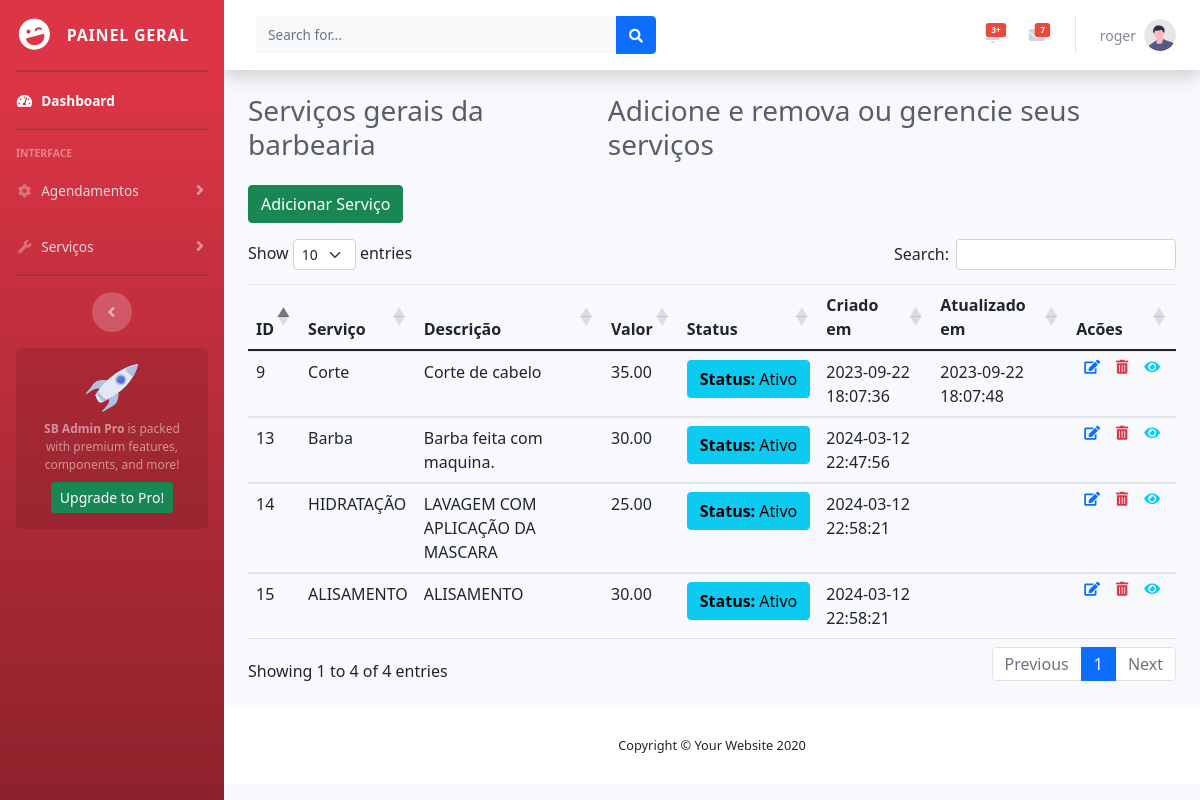
Screenshot of /admin/painel/servicos.php (signed in) with the database file from the repository.
### tables this page shows
CREATE TABLE `service_list` (
  `id` int(30) NOT NULL,
  `name` text NOT NULL,
  `description` text NOT NULL,
  `cost` decimal(10,2) NOT NULL DEFAULT '0.00',
  `status` tinyint(1) NOT NULL DEFAULT '1',
  `date_created` datetime NOT NULL DEFAULT CURRENT_TIMESTAMP,
  `date_updated` datetime DEFAULT NULL ON UPDATE CURRENT_TIMESTAMP
);

### admin/painel/servicos.php (the view, shortened to what this page needs)
<?php
$username = $_SESSION["username"];
?>
<!DOCTYPE html>
<html lang="en">
<head>
    <link href="vendor/fontawesome-free/css/all.min.css" rel="stylesheet" type="text/css">
    <link rel="stylesheet" href="https://cdnjs.cloudflare.com/ajax/libs/twitter-bootstrap/5.3.0/css/bootstrap.min.css">
    <link rel="stylesheet" href="https://cdn.datatables.net/1.13.6/css/dataTables.bootstrap5.min.css">
    <link href="css/sb-admin-2.min.css" rel="stylesheet">
</head>
<body id="page-top">
    <div id="wrapper">
        <ul class="navbar-nav bg-gradient-primary sidebar sidebar-dark accordion" id="accordionSidebar">
            <a class="sidebar-brand d-flex align-items-center justify-content-center" href="index.php">
                <div class="sidebar-brand-icon rotate-n-15">
                    <i class="fas fa-laugh-wink"></i>
                </div>
                <div class="sidebar-brand-text mx-3">Painel Geral</div>
            </a>
            <hr class="sidebar-divider my-0">
            <li class="nav-item active">
                <a class="nav-link" href="index.php">
                    <i class="fas fa-fw fa-tachometer-alt"></i>
                    <span>Dashboard</span></a>
            </li>
            <hr class="sidebar-divider">
            <div class="sidebar-heading">
                Interface
            </div>
            <li class="nav-item">
                <a class="nav-link collapsed" href="#" data-toggle="collapse" data-target="#collapseTwo" aria-expanded="true" aria-controls="collapseTwo">
                    <i class="fas fa-fw fa-cog"></i>
                    <span>Agendamentos</span>
                </a>
            </li>
            <li class="nav-item">
                <a class="nav-link collapsed" href="#" data-toggle="collapse" data-target="#collapseUtilities" aria-expanded="true" aria-controls="collapseUtilities">
                    <i class="fas fa-fw fa-wrench"></i>
                    <span>Serviços</span>
                </a>
            </li>
            <hr class="sidebar-divider d-none d-md-block">
            <div class="text-center d-none d-md-inline">
                <button class="rounded-circle border-0" id="sidebarToggle"></button>
            </div>
            <div class="sidebar-card d-none d-lg-flex">
                <img class="sidebar-card-illustration mb-2" src="img/undraw_rocket.svg" alt="...">
                <p class="text-center mb-2"><strong>SB Admin Pro</strong> is packed with premium features, components, and more!</p>
                <a class="btn btn-success btn-sm" href="https://startbootstrap.com/theme/sb-admin-pro">Upgrade to Pro!</a>
            </div>
        </ul>
        <div id="content-wrapper" class="d-flex flex-column">
            <div id="content">
                <nav class="navbar navbar-expand navbar-light bg-white topbar mb-4 static-top shadow">
                    <form class="d-none d-sm-inline-block form-inline mr-auto ml-md-3 my-2 my-md-0 mw-100 navbar-search">
                        <div class="input-group">
                            <input type="text" class="form-control bg-light border-0 small" placeholder="Search for..." aria-label="Search" aria-describedby="basic-addon2">
                            <div class="input-group-append">
                                <button class="btn btn-primary" type="button">
                                    <i class="fas fa-search fa-sm"></i>
                                </button>
                            </div>
                        </div>
                    </form>
                    <ul class="navbar-nav ml-auto">
                        <li class="nav-item dropdown no-arrow mx-1">
                            <a class="nav-link dropdown-toggle" href="#" id="alertsDropdown" role="button" data-toggle="dropdown" aria-haspopup="true" aria-expanded="false">
                                <span class="badge badge-danger badge-counter">3+</span>
                            </a>
                        </li>
                        <li class="nav-item dropdown no-arrow mx-1">
                            <a class="nav-link dropdown-toggle" href="#" id="messagesDropdown" role="button" data-toggle="dropdown" aria-haspopup="true" aria-expanded="false">
                                <span class="badge badge-danger badge-counter">7</span>
                            </a>
                        </li>
                        <li class="nav-item dropdown no-arrow">
                            <a class="nav-link dropdown-toggle" href="#" id="userDropdown" role="button" data-toggle="dropdown" aria-haspopup="true" aria-expanded="false">
                                <span class="mr-2 d-none d-lg-inline text-gray-600 small"> <?php echo $username; ?></h2></span>
                                <img class="img-profile rounded-circle" src="img/undraw_profile.svg">
                            </a>
                        </li>
                    </ul>
                </nav>
                <div class="container my-4">
                <div class="d-sm-flex align-items-center justify-content-between mb-4">
                        <h1 class="h3 mb-0 text-gray-800">Serviços gerais da barbearia</h1>
                        <h2 class="h3 mb-0 text-gray-800">Adicione e remova ou gerencie seus serviços</h2>
                    </div>
                    <button type="button" class="btn btn-success mb-3" data-bs-toggle="modal" data-bs-target="#addModal">
                        Adicionar Serviço
                    </button>
                    <?php
                    $sql = "SELECT id, name, description, cost, status, date_created, date_updated FROM service_list";
                    $result = $conexao->query($sql);
                    if ($result->num_rows > 0) {
                        echo '<link rel="stylesheet" href="https://cdn.jsdelivr.net/npm/bootstrap@5.0.0-beta1/dist/css/bootstrap.min.css">';
                        echo '<table id="example" class="table">';
                        echo '<thead>';
                        echo '<tr><th>ID</th><th>Serviço</th><th>Descrição</th><th>Valor</th><th>Status</th><th>Criado em</th><th>Atualizado em</th><th>Acões</th></tr>';
                        echo '</thead>';
                        echo '<tbody>';
                        while ($row = $result->fetch_assoc()) {
                            echo '<tr>';
                            echo '<td>' . $row["id"] . '</td>';
                            echo '<td>' . $row["name"] . '</td>';
                            echo '<td>' . $row["description"] . '</td>';
                            echo '<td>' . $row["cost"] . '</td>';
                            echo '<td>';
                            echo '    <button class="btn btn-info text-nowrap">';
                            echo '        <strong>Status:</strong> ' . ($row["status"] == 1 ? "Ativo" : "Inativo");
                            echo '    </button>';
                            echo '</td>';
                            echo '<td>' . $row["date_created"] . '</td>';
                            echo '<td>' . $row["date_updated"] . '</td>';
                            echo '<td>';
                            echo '<div class="d-flex">';
                            echo '    <i class="fas fa-edit fa-sm text-primary mx-2 cursor-pointer transition icon-button" data-bs-toggle="modal" data-bs-target="#editModal' . $row["id"] . '" title="Editar"></i>';
                            echo '    <i class="fas fa-trash-alt fa-sm text-danger mx-2 cursor-pointer transition icon-button" data-bs-toggle="modal" data-bs-target="#deleteModal' . $row["id"] . '" title="Excluir"></i>';
                            echo '    <i class="fas fa-eye fa-sm text-info mx-2 cursor-pointer transition icon-button" data-bs-toggle="modal" data-bs-target="#viewModal' . $row["id"] . '" title="Ver"></i>';
                            echo '</div>';
                            echo '</td>';
                            echo '</tr>';
                        }
                        echo '</tbody>';
                        echo '</table>';
                    } else {
                        echo "Nenhum registro encontrado na tabela 'service_list'.";
                    }
                    ?>
                </div>
                <footer class="sticky-footer bg-white">
                    <div class="container my-auto">
                        <div class="copyright text-center my-auto">
                            <span>Copyright &copy; Your Website 2020</span>
                        </div>
                    </div>
                </footer>
            </div>
        </div>
        <link rel="stylesheet" href="https://cdn.datatables.net/1.13.6/css/dataTables.bootstrap5.min.css">
</body>
</html>

### admin/painel/servicos.php (style rules this page uses)
.icon-button { cursor: pointer; transition: color 0.2s; }

### rows the page displays
service_list: id "9", name "Corte", description "Corte de cabelo", cost "35.00", status "Ativo", date_created "2023-09-22 18:07:36", date_updated "2023-09-22 18:07:48"
service_list: id "13", name "Barba", description "Barba feita com maquina.", cost "30.00", status "Ativo", date_created "2024-03-12 22:47:56"
service_list: id "14", name "HIDRATAÇÃO", description "LAVAGEM COM APLICAÇÃO DA MASCARA", cost "25.00", status "Ativo", date_created "2024-03-12 22:58:21"
service_list: id "15", name "ALISAMENTO", description "ALISAMENTO", cost "30.00", status "Ativo", date_created "2024-03-12 22:58:21"

### other values shown
$username "roger"
